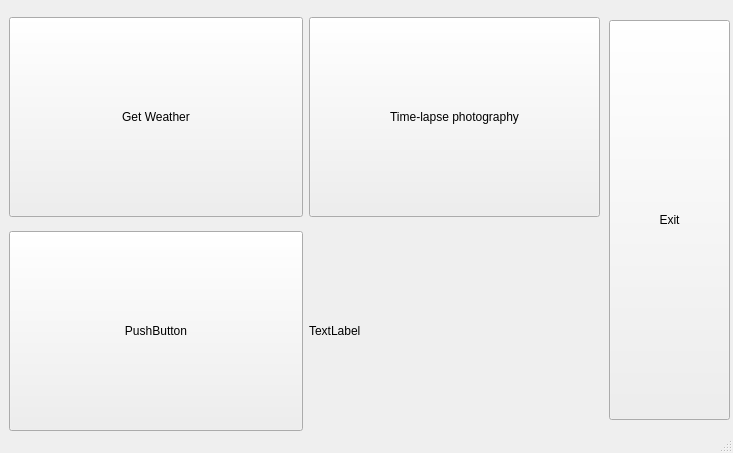
<?xml version="1.0" encoding="UTF-8"?>
<ui version="4.0">
 <class>MainWindow</class>
 <widget class="QMainWindow" name="MainWindow">
  <property name="windowModality">
   <enum>Qt::NonModal</enum>
  </property>
  <property name="geometry">
   <rect>
    <x>0</x>
    <y>0</y>
    <width>733</width>
    <height>453</height>
   </rect>
  </property>
  <property name="minimumSize">
   <size>
    <width>612</width>
    <height>453</height>
   </size>
  </property>
  <property name="maximumSize">
   <size>
    <width>800</width>
    <height>453</height>
   </size>
  </property>
  <property name="windowTitle">
   <string>HomeSmartCenter</string>
  </property>
  <property name="windowOpacity">
   <double>1.000000000000000</double>
  </property>
  <widget class="QWidget" name="centralwidget">
   <widget class="QWidget" name="gridLayoutWidget">
    <property name="geometry">
     <rect>
      <x>9</x>
      <y>9</y>
      <width>591</width>
      <height>431</height>
     </rect>
    </property>
    <layout class="QGridLayout" name="gridLayout">
     <item row="0" column="0">
      <widget class="QPushButton" name="pB_GetWeather">
       <property name="minimumSize">
        <size>
         <width>0</width>
         <height>200</height>
        </size>
       </property>
       <property name="layoutDirection">
        <enum>Qt::LeftToRight</enum>
       </property>
       <property name="text">
        <string>Get Weather</string>
       </property>
      </widget>
     </item>
     <item row="1" column="0">
      <widget class="QPushButton" name="pushButton_4">
       <property name="minimumSize">
        <size>
         <width>0</width>
         <height>200</height>
        </size>
       </property>
       <property name="text">
        <string>PushButton</string>
       </property>
      </widget>
     </item>
     <item row="0" column="1">
      <widget class="QPushButton" name="pB_Timelapse">
       <property name="minimumSize">
        <size>
         <width>0</width>
         <height>200</height>
        </size>
       </property>
       <property name="text">
        <string>Time-lapse photography</string>
       </property>
      </widget>
     </item>
     <item row="1" column="1">
      <widget class="QLabel" name="label">
       <property name="minimumSize">
        <size>
         <width>291</width>
         <height>200</height>
        </size>
       </property>
       <property name="maximumSize">
        <size>
         <width>291</width>
         <height>200</height>
        </size>
       </property>
       <property name="text">
        <string>TextLabel</string>
       </property>
      </widget>
     </item>
    </layout>
   </widget>
   <widget class="QWidget" name="verticalLayoutWidget">
    <property name="geometry">
     <rect>
      <x>609</x>
      <y>10</y>
      <width>121</width>
      <height>421</height>
     </rect>
    </property>
    <layout class="QVBoxLayout" name="verticalLayout">
     <item>
      <widget class="QPushButton" name="pB_Exit">
       <property name="minimumSize">
        <size>
         <width>0</width>
         <height>400</height>
        </size>
       </property>
       <property name="text">
        <string>Exit</string>
       </property>
      </widget>
     </item>
    </layout>
   </widget>
  </widget>
  <widget class="QStatusBar" name="statusbar"/>
 </widget>
 <resources/>
 <connections/>
</ui>
